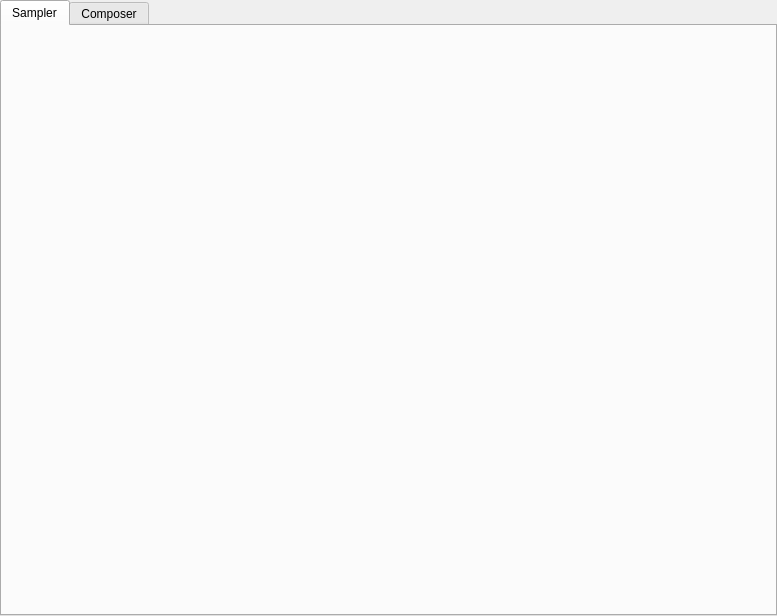
<?xml version="1.0" encoding="UTF-8"?>
<ui version="4.0">
 <class>ComposerTabWidget</class>
 <widget class="QTabWidget" name="ComposerTabWidget">
  <property name="geometry">
   <rect>
    <x>0</x>
    <y>0</y>
    <width>777</width>
    <height>616</height>
   </rect>
  </property>
  <property name="windowTitle">
   <string>TabWidget</string>
  </property>
  <property name="currentIndex">
   <number>0</number>
  </property>
  <widget class="QWidget" name="Sampling">
   <attribute name="title">
    <string>Sampler</string>
   </attribute>
   <layout class="QVBoxLayout" name="verticalLayout_3">
    <item>
     <layout class="QVBoxLayout" name="samplerLayout"/>
    </item>
   </layout>
  </widget>
  <widget class="QWidget" name="Composer">
   <attribute name="title">
    <string>Composer</string>
   </attribute>
   <layout class="QVBoxLayout" name="verticalLayout_4">
    <item>
     <layout class="QVBoxLayout" name="composerLayout"/>
    </item>
   </layout>
  </widget>
 </widget>
 <resources/>
 <connections/>
</ui>
